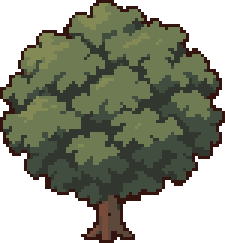
#> input picture Assets/Game/03.Resources/Art/AIGenerated/Decor/tree_01.png, 75 x 81 px (shown 3 times larger)
$ python GenerateFieldTextures.py
#> lines starting #> are read from the running program, lines starting #| are printed output that depends on the picture; after the words box and inside, x2 and y2 are one past the last pixel; in counts of white or black regions, pixels touching at a corner belong together
"""Original field materials from seeded marks; external references are never loaded."""
from pathlib import Path
import json
import numpy as np
from PIL import Image, ImageFilter

ROOT = Path(__file__).resolve().parents[6]
OUT = ROOT/'Assets/Game/03.Resources/Art/HD2D/Round3'
ART = ROOT/'Assets/Game/03.Resources/Art/AIGenerated/Decor'


def main():
    OUT.mkdir(exist_ok=True)
    rng = np.random.default_rng(181103)
    w,h = 2048,1024
    y,x = np.mgrid[:h,:w]
    noise = rng.integers(0,256,(h,w),dtype=np.uint8)
    smooth = np.asarray(Image.fromarray(noise).filter(ImageFilter.GaussianBlur(4.5))).astype(float)
    smooth = (smooth-smooth.mean())/smooth.std()
    ix = np.digitize(smooth,[-1.4,-.55,.55,1.4])
    # Short diagonal grass marks, all on the source texel lattice.
    marks = rng.random((h,w)) < .09
    marks |= np.roll(np.roll(marks,1,0),1,1) & (rng.random((h,w))<.65)
    ix = np.clip(ix + marks.astype(int),0,4)
    grass = np.array([[102,99,64],[132,128,82],[169,164,105],[198,192,123],[223,216,139]],dtype=np.uint8)
    ground = grass[ix]
    Image.fromarray(ground).save(OUT/'FieldGrassOnly.png')
    worldx = x/48-w/96
    worldz = h/48-y/24
    center = 2.8 + .24*np.sin(worldx*.73)+.12*np.sin(worldx*1.91)
    width = .67+.10*np.sin(worldx*1.38)+.04*np.sin(worldx*4.2)
    fringe = (rng.random((h,w))-.5)*.17
    road = np.abs(worldz-center)<width+fringe
    horizontal = np.asarray(Image.fromarray(rng.integers(0,256,(h,w),dtype=np.uint8)).filter(ImageFilter.GaussianBlur(.3)))
    horizontal = (horizontal.astype(int)+np.roll(horizontal,1,1)+np.roll(horizontal,2,1))//3
    dirt = np.array([[70,58,39],[91,74,48],[105,85,55],[126,103,68]],dtype=np.uint8)
    ground[road]=dirt[np.digitize(horizontal,[95,128,160])][road]
    ground[-1]=ground[0];ground[:,-1]=ground[:,0]
    Image.fromarray(ground).save(OUT/'FieldGround.png')
    # Unique pond reflection clusters, no foam perimeter.
    water = np.array([[30,48,42],[43,65,54],[57,85,69]],dtype=np.uint8)
    wave = rng.random((512,1024))
    ripple = (wave+np.roll(wave,1,1)+np.roll(wave,2,1)+np.roll(wave,3,1))/4
    Image.fromarray(water[np.digitize(ripple,[.40,.72])]).save(OUT/'FieldWater.png')
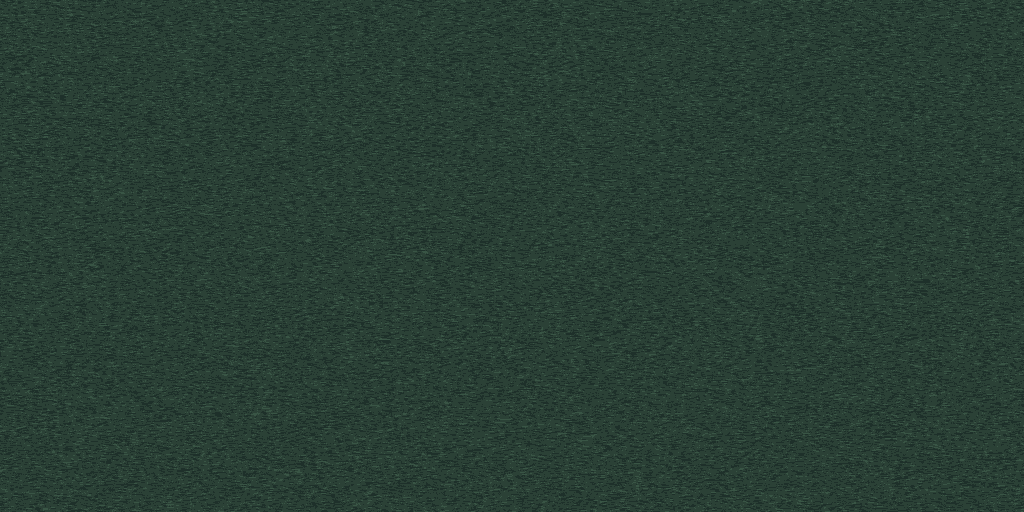
#> saved as FieldWater.png: PIL image 1024x512 RGB; mean R, G, B 40.7, 62, 52
    pattern = rng.choice(np.array([0,127,255],dtype=np.uint8),(128,128),p=[.18,.70,.12])
    Image.fromarray(pattern).convert('RGB').save(OUT/'StonePattern.png')
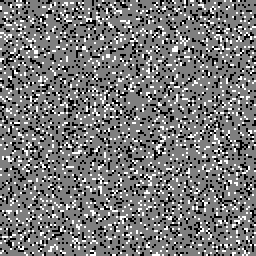
#> saved as StonePattern.png: PIL image 128x128 RGB (shown 2 times larger); min 0, max 255, mean 119.7
    tree = np.asarray(Image.open(ART/'tree_01.png').convert('RGBA')).copy()
#> tree is the input picture: shape (81, 75, 4); mean R, G, B, A 53.3, 57, 41.1, 163.1
    rgb = tree[:,:,:3].astype(float)
    leaf = (rgb[:,:,1]>rgb[:,:,0]*.92)&(rgb[:,:,1]>rgb[:,:,2]*1.02)&(tree[:,:,3]>127)
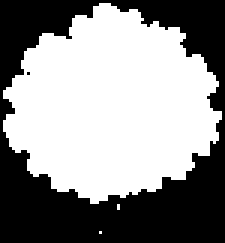
#> leaf: shape (81, 75) bool (shown 3 times larger); 56.4% white; 2 black regions (1 under 20 px), largest, box (x1, y1, x2, y2) and area: (0, 0, 75, 81) 2649
    luma = rgb[:,:,0]*.2126+rgb[:,:,1]*.7152+rgb[:,:,2]*.0722
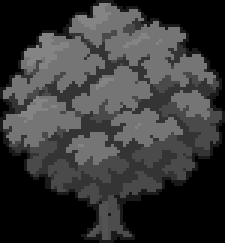
#> luma: shape (81, 75) float64 (shown 3 times larger); min 0, max 132.7, mean 55
    cuts = np.percentile(luma[leaf],[23,60,88])
#> cuts = [52.43, 117.3, 117.3]
    palette = np.array([[28,39,56],[44,60,65],[68,84,65],[118,142,82]],dtype=np.uint8)
    tree[:,:,:3][leaf]=palette[np.digitize(luma,cuts,right=True)][leaf]
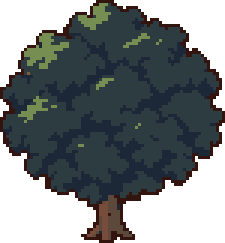
#> tree: shape (81, 75, 4) (shown 3 times larger); mean R, G, B, A 29.7, 35.9, 37.7, 163.1; transparent parts drawn white
    Image.fromarray(tree).save(OUT/'FieldTree.png')
    # Derive a bush from our adopted leaf pixels only, not from a reference image.
    yy,xx=np.where(leaf)
#> yy = 3425 values from 1 to 77; xx = 3425 values, max 73 at index 1860, min 1 at index 1319, mean 36.81
    bush=tree[yy.min():yy.max()+1,xx.min():xx.max()+1].copy()
    bush[:,:,3]=np.where(leaf[yy.min():yy.max()+1,xx.min():xx.max()+1],255,0)
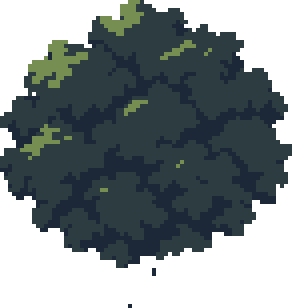
#> bush: shape (77, 73, 4) (shown 4 times larger); mean R, G, B, A 31.5, 38.5, 40.5, 155.4; transparent parts drawn white
    bush=Image.fromarray(bush).resize((48,32),Image.Resampling.NEAREST)
#> bush: PIL image 48x32 RGBA
    mask=bush.getchannel('A');rim=mask.filter(ImageFilter.MaxFilter(3))
#> after `mask = bush.getchannel('A')`: mask: PIL image 48x32 L; 61.1% white; 4 black regions (1 under 20 px), largest, box (x1, y1, x2, y2) and area: (0, 16, 48, 32) 368, (25, 0, 48, 15) 113, (0, 0, 20, 12) 112
#> after `rim = mask.filter(ImageFilter.MaxFilter(3))`: rim: PIL image 48x32 L; 71.7% white; 4 black regions (1 under 20 px), largest, box (x1, y1, x2, y2) and area: (0, 21, 48, 32) 287, (0, 0, 19, 11) 78, (31, 0, 48, 9) 67
    result=Image.new('RGBA',bush.size,(52,20,14,0));result.putalpha(rim);result.alpha_composite(bush)
#> after `result.alpha_composite(bush)`:
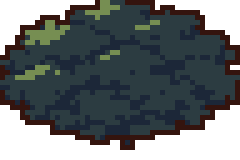
#> result: PIL image 48x32 RGBA (shown 5 times larger); mean R, G, B, A 47.4, 44.2, 44.4, 182.9; transparent parts drawn white
    result.save(OUT/'FieldBush.png')
    (OUT/'source.json').write_text(json.dumps({'seed':181103,'externalReferenceInputs':[], 'derivedFrom':[str((ART/'tree_01.png').relative_to(ROOT))], 'density':[48,24], 'worldPeriod':[w/48,h/24], 'grassPalette':grass.tolist(),'method':'non-repeating quantized Gaussian patches plus diagonal texel strokes; stepped wandering dirt edge'},indent=2))


if __name__=='__main__':
    main()
